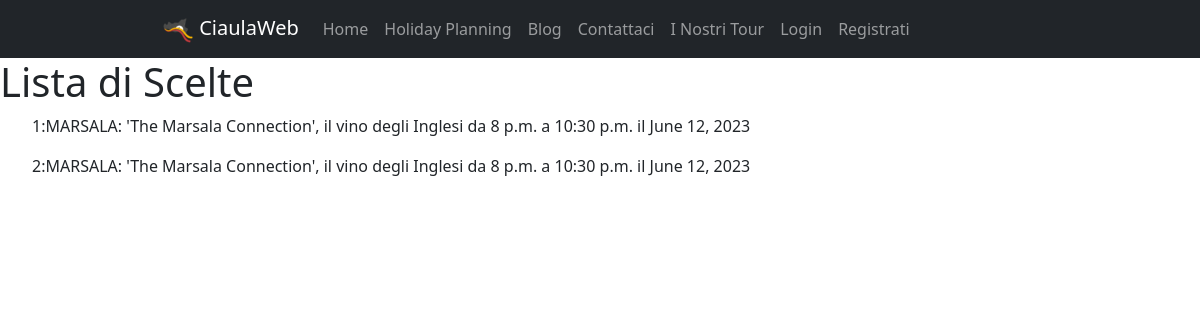
The app's page /HolidayPlanning/listascelte/, older data.
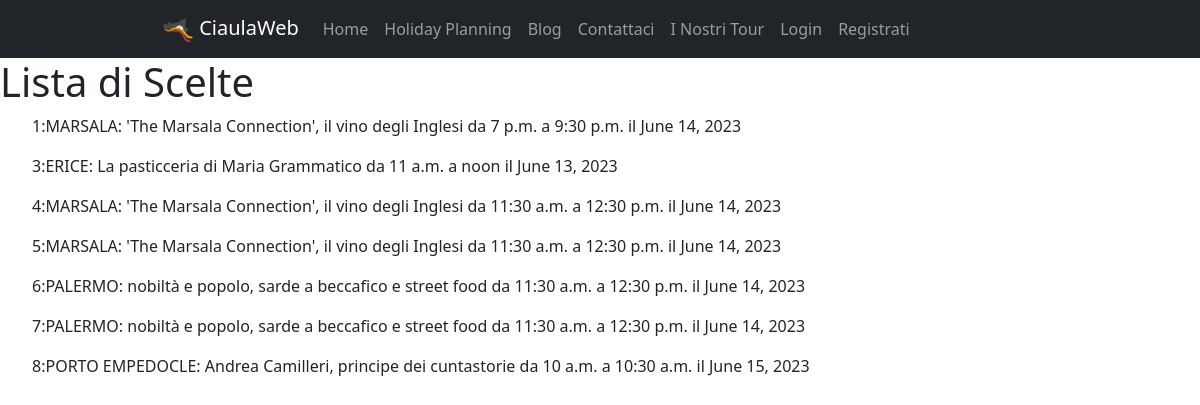
The same page, newer data.
### HolidayPlanning/models.py (models this page shows, shortened)
class Scelta(models.Model):
    giorno = models.DateField()  # scelto dall'utente
    attrazione = models.ForeignKey(to='Attrazione', on_delete=models.CASCADE, related_name="attrazione")
    oraInizio = models.TimeField(blank=True)  # scelta dall'utente
    oraFine = models.TimeField(blank=True)  # scelta dall'utente
    durata = models.DurationField()  # questi sono i secondi della durata
    posizioneInGiornata = models.IntegerField()  # numero progressivo
    class Meta:
        verbose_name = "Scelta"
        verbose_name_plural = "Scelte"

class Attrazione(models.Model):
    objects = None
    nome = models.CharField(max_length=200, primary_key=True)
    luogo = models.CharField(max_length=300)
    via = models.CharField(max_length=500)
    citta = models.CharField(max_length=200)
    costo = models.FloatField()
    tipo = models.CharField(max_length=200)
    oraApertura = models.TimeField('ora apertura')
    oraChiusura = models.TimeField('ora chiusura')
    descrizione = models.TextField()
    class Meta:
        verbose_name = "Attrazione"
        verbose_name_plural = "Attrazioni"

### HolidayPlanning/views.py (the view)
# urls.py: path("listascelte/", ScelteList.as_view(), name="scelte"),
class ScelteList(ListView):
    model = Scelta
    template_name = "HolidayPlanning/listascelte.html"
    def get_model_name(self):
        return self.model._meta.verbose_name_plural
    def get_context_data(self, **kwargs):
        context = super().get_context_data(**kwargs)
        context['titolo'] = "Attrazioni Scelte"
        return context

### HolidayPlanning/templates/HolidayPlanning/listascelte.html (shortened to what this page needs)
{% extends 'base.html' %}
{% block content %}
    <h1> Lista di {{ view.get_model_name }}</h1>
{% for p in object_list %}
<ul>
    {{ p.pk }}:{{ p.attrazione.nome }} da {{ p.oraInizio }} a {{ p.oraFine }} il {{ p.giorno }}
</ul>
{% endfor %}
{% endblock %}

### templates/base.html (shortened to what this page needs)
<!DOCTYPE html>
<html lang="en">
<head>
    {% block head %}
        <link href="https://cdn.jsdelivr.net/npm/bootstrap@5.3.0-alpha1/dist/css/bootstrap.min.css" rel="stylesheet"
>
    {% endblock %}
    {% load crispy_forms_tags %}
</head>
<body>
<nav class="navbar navbar-expand-lg navbar-dark bg-dark">
    {% block navbar %}
        <div class="w-75 container-fluid">
        <a class="navbar-brand pl-5" href="{% url 'HolidayPlanning:attrazioni' %}">
            <img src="cropped-LOGO_CIAULA_FONDO_WHITE-32x32.png" width="32" height="32" class="d-inline-block align-top"
                 alt="Logo">
            CiaulaWeb
        </a>
        <div class="collapse navbar-collapse" id="navbarNavDropdown">
            <ul class="navbar-nav pl-5">
                <li class="nav-item active pl-5">
                    <a class="nav-link" href="{% url 'HolidayPlanning:attrazioni' %}">Home</a>
                </li>
                <li class="nav-item pl-5">
                    <a class="nav-link" href="{% url 'HolidayPlanning:creavacanza' %}">Holiday Planning</a>
                </li>
                <li class="nav-item pl-5">
                    <a class="nav-link" href="{% url 'HolidayPlanning:cerca' %}">Blog</a>
                </li>
                <li class="nav-item pl-5">
                    <a class="nav-link" href="{% url 'HolidayPlanning:scelte' %}">Contattaci</a>
                </li>
                <li class="nav-item pl-5">
                    <a class="nav-link " href="{% url 'HolidayPlanning:attrazioni' %}">I Nostri Tour</a>
                </li>
                <li class="nav-item pl-5">
                    <a class="nav-link " href="{% url 'HolidayPlanning:attrazioni' %}">Login</a>
                </li>
                <li class="nav-item pl-5">
                    <a class="nav-link " href="{% url 'HolidayPlanning:attrazioni' %}">Registrati</a>
                </li>
            </ul>
        </div>
    {% endblock %}
    </div>
</nav>
{% block content %}
{% endblock %}
</body>
</html>

Row changes from the older to the newer data that the page shows:
removed Scelta: pk "2", attrazione.nome "MARSALA: 'The Marsala Connection', il vino degli Inglesi", oraInizio "8 p.m.", oraFine "10:30 p.m.", giorno "June 12, 2023"
changed Scelta id 1: oraInizio "8 p.m." → "7 p.m."; oraFine "10:30 p.m." → "9:30 p.m."; giorno "June 12, 2023" → "June 14, 2023"
added Scelta: pk "3", attrazione.nome "ERICE: La pasticceria di Maria Grammatico", oraInizio "11 a.m.", oraFine "noon", giorno "June 13, 2023"
added Scelta: pk "4", attrazione.nome "MARSALA: 'The Marsala Connection', il vino degli Inglesi", oraInizio "11:30 a.m.", oraFine "12:30 p.m.", giorno "June 14, 2023"
added Scelta: pk "5", attrazione.nome "MARSALA: 'The Marsala Connection', il vino degli Inglesi", oraInizio "11:30 a.m.", oraFine "12:30 p.m.", giorno "June 14, 2023"
added Scelta: pk "6", attrazione.nome "PALERMO: nobiltà e popolo, sarde a beccafico e street food", oraInizio "11:30 a.m.", oraFine "12:30 p.m.", giorno "June 14, 2023"
added Scelta: pk "7", attrazione.nome "PALERMO: nobiltà e popolo, sarde a beccafico e street food", oraInizio "11:30 a.m.", oraFine "12:30 p.m.", giorno "June 14, 2023"
added Scelta: pk "8", attrazione.nome "PORTO EMPEDOCLE: Andrea Camilleri, principe dei cuntastorie", oraInizio "10 a.m.", oraFine "10:30 a.m.", giorno "June 15, 2023"
